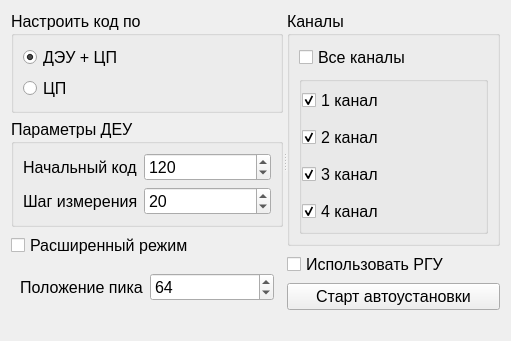
<?xml version="1.0" encoding="UTF-8"?>
<ui version="4.0">
 <class>SPRSettingsRentgenAutosetWidget</class>
 <widget class="QWidget" name="SPRSettingsRentgenAutosetWidget">
  <property name="geometry">
   <rect>
    <x>0</x>
    <y>0</y>
    <width>511</width>
    <height>341</height>
   </rect>
  </property>
  <property name="font">
   <font>
    <family>Tahoma</family>
    <pointsize>12</pointsize>
   </font>
  </property>
  <property name="windowTitle">
   <string>Form</string>
  </property>
  <layout class="QVBoxLayout" name="verticalLayout_6">
   <item>
    <widget class="QSplitter" name="splitter">
     <property name="orientation">
      <enum>Qt::Horizontal</enum>
     </property>
     <widget class="QWidget" name="widget" native="true">
      <layout class="QVBoxLayout" name="verticalLayout">
       <property name="leftMargin">
        <number>0</number>
       </property>
       <property name="topMargin">
        <number>0</number>
       </property>
       <property name="rightMargin">
        <number>0</number>
       </property>
       <property name="bottomMargin">
        <number>0</number>
       </property>
       <item>
        <widget class="QGroupBox" name="gbCodeOn">
         <property name="title">
          <string>Настроить код по</string>
         </property>
         <layout class="QVBoxLayout" name="verticalLayout_2">
          <item>
           <widget class="QRadioButton" name="rbSettsOnDEUCP">
            <property name="text">
             <string>ДЭУ + ЦП</string>
            </property>
            <property name="checked">
             <bool>true</bool>
            </property>
           </widget>
          </item>
          <item>
           <widget class="QRadioButton" name="rbSettsOnCP">
            <property name="text">
             <string>ЦП</string>
            </property>
           </widget>
          </item>
         </layout>
        </widget>
       </item>
       <item>
        <widget class="QGroupBox" name="gbDEUParams">
         <property name="title">
          <string>Параметры ДЕУ</string>
         </property>
         <layout class="QFormLayout" name="formLayout">
          <item row="0" column="0">
           <widget class="QLabel" name="label">
            <property name="text">
             <string>Начальный код</string>
            </property>
           </widget>
          </item>
          <item row="0" column="1">
           <widget class="QSpinBox" name="leCodeBegin">
            <property name="maximum">
             <number>1024</number>
            </property>
            <property name="value">
             <number>120</number>
            </property>
           </widget>
          </item>
          <item row="1" column="0">
           <widget class="QLabel" name="label_2">
            <property name="text">
             <string>Шаг измерения</string>
            </property>
           </widget>
          </item>
          <item row="1" column="1">
           <widget class="QSpinBox" name="leCodeStep">
            <property name="value">
             <number>20</number>
            </property>
           </widget>
          </item>
         </layout>
        </widget>
       </item>
       <item>
        <widget class="QCheckBox" name="cbEnhansedRgime">
         <property name="text">
          <string>Расширенный режим</string>
         </property>
        </widget>
       </item>
       <item>
        <widget class="QWidget" name="widget_2" native="true">
         <layout class="QHBoxLayout" name="horizontalLayout">
          <item>
           <widget class="QLabel" name="label_3">
            <property name="text">
             <string>Положение пика</string>
            </property>
           </widget>
          </item>
          <item>
           <widget class="QSpinBox" name="lePeakPosition">
            <property name="value">
             <number>64</number>
            </property>
           </widget>
          </item>
         </layout>
        </widget>
       </item>
      </layout>
     </widget>
     <widget class="QWidget" name="widget_3" native="true">
      <layout class="QVBoxLayout" name="verticalLayout_4">
       <property name="leftMargin">
        <number>0</number>
       </property>
       <property name="topMargin">
        <number>0</number>
       </property>
       <property name="rightMargin">
        <number>0</number>
       </property>
       <property name="bottomMargin">
        <number>0</number>
       </property>
       <item>
        <widget class="QGroupBox" name="groupBox_3">
         <property name="title">
          <string>Каналы</string>
         </property>
         <layout class="QVBoxLayout" name="verticalLayout_3">
          <item>
           <widget class="QCheckBox" name="cbAllChannels">
            <property name="text">
             <string>Все каналы</string>
            </property>
            <property name="checked">
             <bool>false</bool>
            </property>
           </widget>
          </item>
          <item>
           <widget class="QGroupBox" name="gbChannels">
            <property name="enabled">
             <bool>true</bool>
            </property>
            <property name="title">
             <string/>
            </property>
            <layout class="QVBoxLayout" name="verticalLayout_5">
             <property name="leftMargin">
              <number>0</number>
             </property>
             <property name="topMargin">
              <number>0</number>
             </property>
             <property name="rightMargin">
              <number>0</number>
             </property>
             <property name="bottomMargin">
              <number>0</number>
             </property>
             <item>
              <widget class="QCheckBox" name="cbChannel1">
               <property name="enabled">
                <bool>true</bool>
               </property>
               <property name="text">
                <string>1 канал</string>
               </property>
               <property name="checkable">
                <bool>true</bool>
               </property>
               <property name="checked">
                <bool>true</bool>
               </property>
              </widget>
             </item>
             <item>
              <widget class="QCheckBox" name="cbChannel2">
               <property name="enabled">
                <bool>true</bool>
               </property>
               <property name="text">
                <string>2 канал</string>
               </property>
               <property name="checked">
                <bool>true</bool>
               </property>
              </widget>
             </item>
             <item>
              <widget class="QCheckBox" name="cbChannel3">
               <property name="enabled">
                <bool>true</bool>
               </property>
               <property name="text">
                <string>3 канал</string>
               </property>
               <property name="checked">
                <bool>true</bool>
               </property>
              </widget>
             </item>
             <item>
              <widget class="QCheckBox" name="cbChannel4">
               <property name="enabled">
                <bool>true</bool>
               </property>
               <property name="text">
                <string>4 канал</string>
               </property>
               <property name="checked">
                <bool>true</bool>
               </property>
              </widget>
             </item>
            </layout>
           </widget>
          </item>
         </layout>
        </widget>
       </item>
       <item>
        <widget class="QCheckBox" name="cbWithRGU">
         <property name="text">
          <string>Использовать РГУ</string>
         </property>
        </widget>
       </item>
       <item>
        <widget class="QPushButton" name="bStart">
         <property name="text">
          <string>Старт автоустановки</string>
         </property>
        </widget>
       </item>
      </layout>
     </widget>
    </widget>
   </item>
   <item>
    <spacer name="verticalSpacer">
     <property name="orientation">
      <enum>Qt::Vertical</enum>
     </property>
     <property name="sizeHint" stdset="0">
      <size>
       <width>20</width>
       <height>44</height>
      </size>
     </property>
    </spacer>
   </item>
  </layout>
 </widget>
 <resources/>
 <connections/>
</ui>
